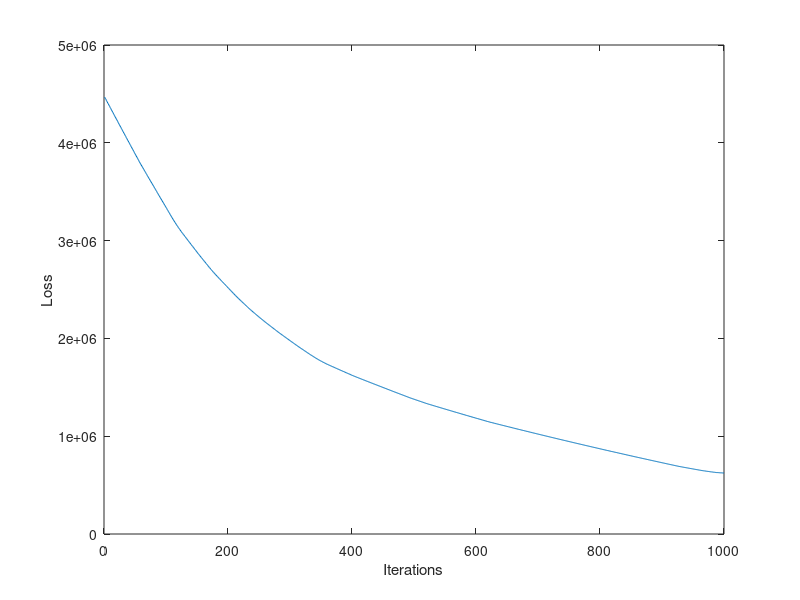

Source code (MATLAB):
M = dlmread('optdigitsubset.txt');

zero = M(1:554, :);
one = M(555:1125, :);

N0 = length(zero);
N1 = length(one);

% zero= [4;3];
% one = [-1;1];
% 
lambda = 1000;
%step = 0.001;
% 
% r0 = 2;
% r1 = 3;
% 
% N0 = 2;
% N1 = 2;

r0 = zero(randi(size(zero,1)),:);
r1 = one(randi(size(one,1)),:);

D0 = pdist2(zero, r0, 'squaredeuclidean');
D1 = pdist2(one, r1, 'squaredeuclidean');   
loss(1) = (sum(D0)/N0)+(sum(D1)/N1)+ lambda*sum(abs(r0-r1));
c = 0;
minloss = loss(1);
minr0 = r0;
minr1 = r1;



for k=2:1000
grad0 = -2*sum((zero - r0))/N0 + lambda*sign(r0-r1);
grad1 = -2*sum((one - r1))/N1 - lambda*sign(r0-r1);

step0 = 1/(norm(grad0));
step1 = 1/(norm(grad1));

r0 = r0 - step0*grad0;
r1 = r1 - step1*grad1;

D0 = pdist2(zero, r0, 'squaredeuclidean');
D1 = pdist2(one, r1, 'squaredeuclidean');
loss(k) = (sum(D0)/N0)+(sum(D1)/N1)+ lambda*sum(abs(r0-r1));

if(loss(k)<= minloss)
    minloss = loss(k);
    minr0 = r0;
    minr1 = r1;
    c = 0;
else
    c = c + 1;
end

% if(c>100)
%     break;
% end

% step = 1/k;

end

plot(1:1000, loss)
xlabel('Iterations') % x-axis label
ylabel('Loss') % y-axis label
% subplot(1,2,1),imshow(reshape(uint8(minr0),[8 8])')
% 
% subplot(1,2,2), imshow(reshape(uint8(minr1),[8 8])')

